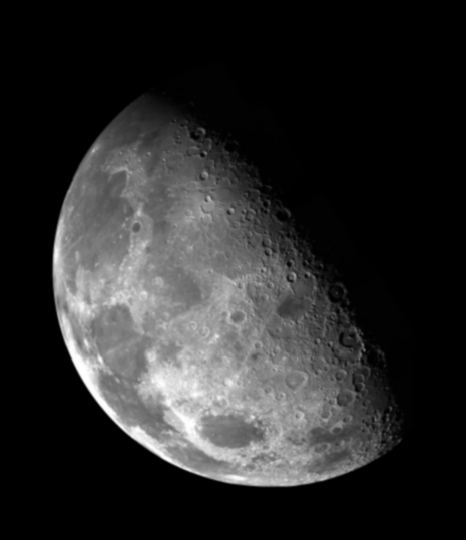
#> input picture Images/moon.tif, 466 x 540 px
$ python main.py
#> lines starting #> are read from the running program, lines starting #| are printed output that depends on the picture
import cv2
import numpy as np

image = cv2.imread('../Images/moon.tif', cv2.IMREAD_GRAYSCALE)
#> image is the input picture: shape (540, 466); min 0, max 254, mean 42.7

scale_factor = 10.0
kernel = np.array([[0, 1, 0], [1, -4, 1], [0, 1, 0]])
kernel_d = np.array([[1, 1, 1], [1, -8, 1], [1, 1, 1]])


laplacian_result = cv2.filter2D(image, -1, kernel)
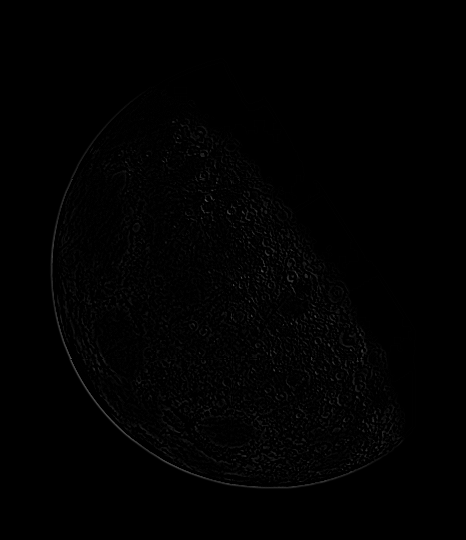
#> laplacian_result: shape (540, 466); min 0, max 83, mean 1.5
scaled = scale_factor * laplacian_result
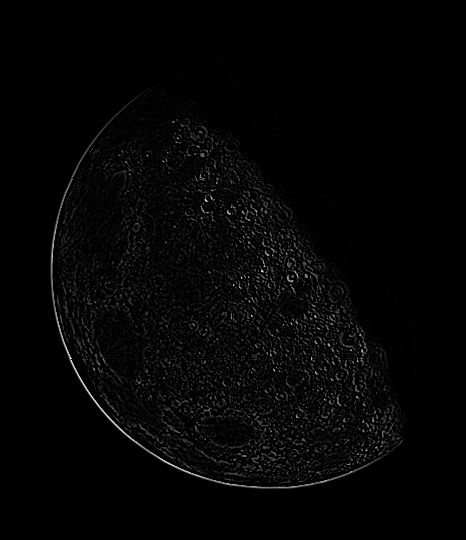
#> scaled: shape (540, 466) float64; min 0, max 830, mean 15.1; drawn with min black and max white
laplacian_result = np.uint8(np.absolute(laplacian_result))
scaled_result = np.uint8(np.absolute(scaled))
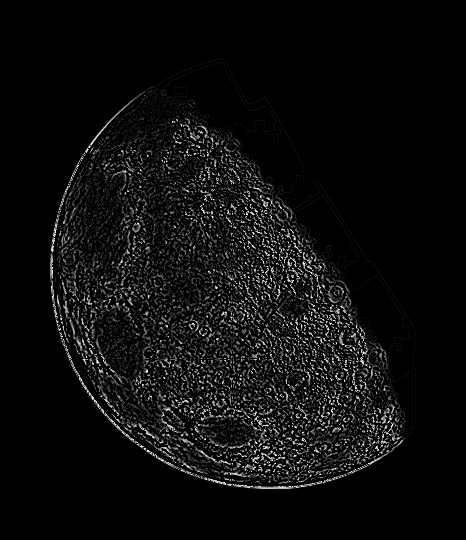
#> scaled_result: shape (540, 466); min 0, max 254, mean 12.6

laplacian_c = cv2.filter2D(image, -1, kernel)
laplacian_d = cv2.filter2D(image, -1, kernel_d)
result_c = image + np.uint8(np.absolute(laplacian_c))
result_d = image + np.uint8(np.absolute(laplacian_d))
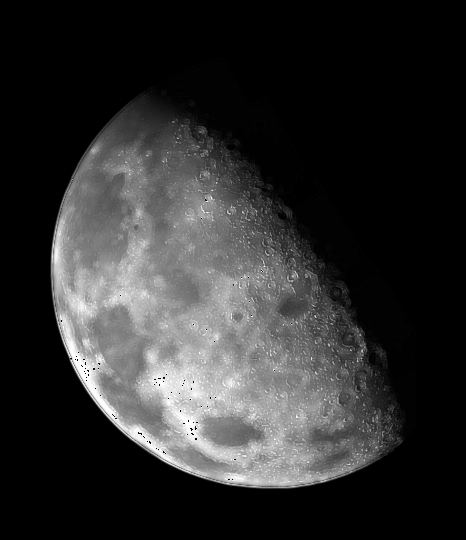
#> result_d: shape (540, 466); min 0, max 255, mean 46.6

result = cv2.hconcat([image,laplacian_result, scaled_result, result_c, result_d])
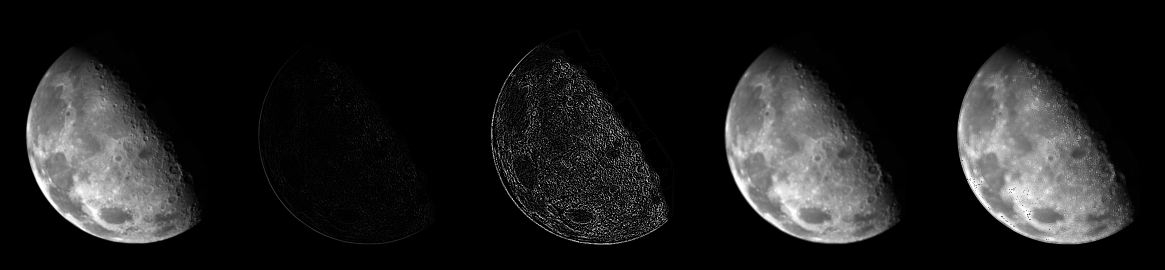
#> result: shape (540, 2330) (shown at 1/2 size); min 0, max 255, mean 29.5

cv2.imwrite('result.png', result)
